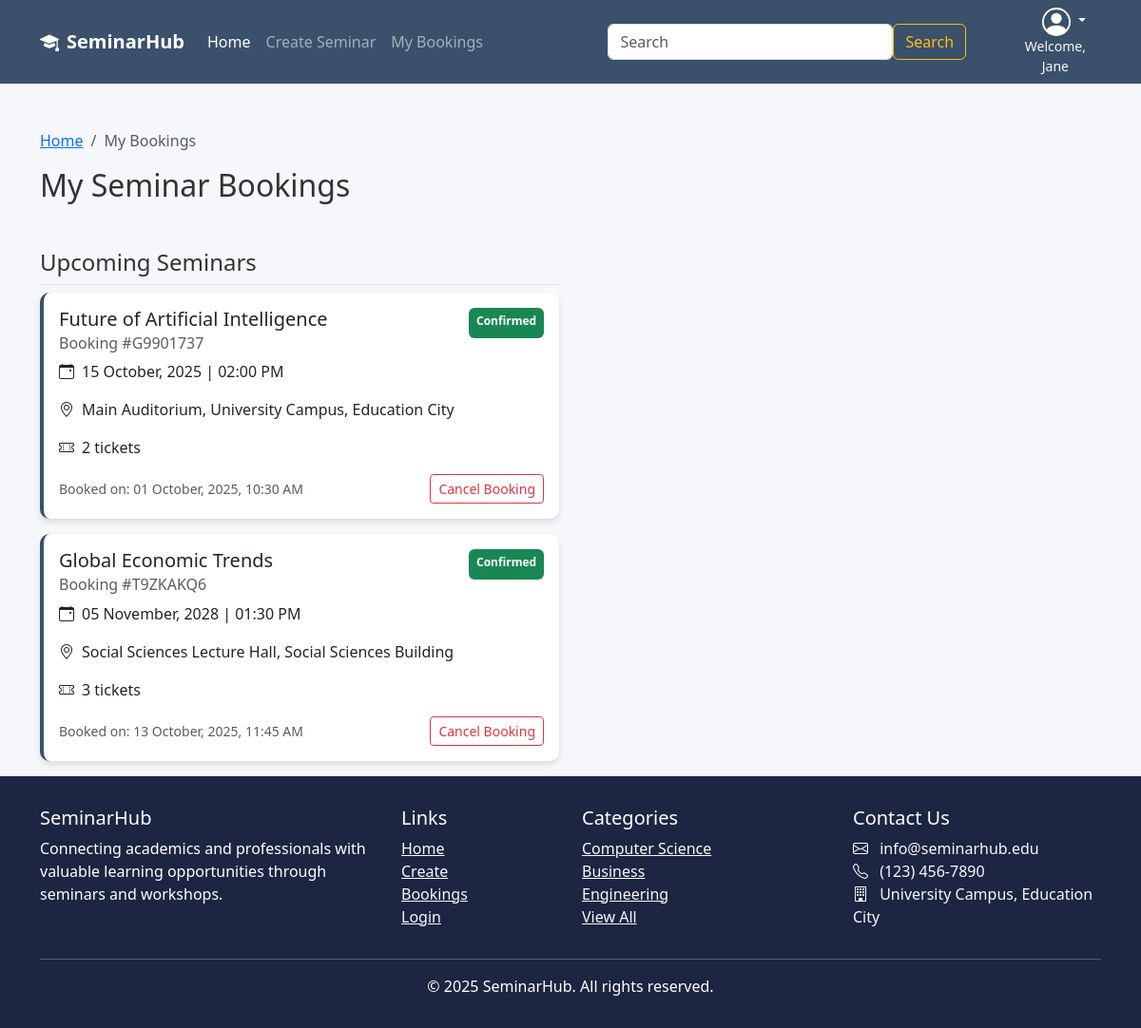
The app's page /bookings (signed in), older data.
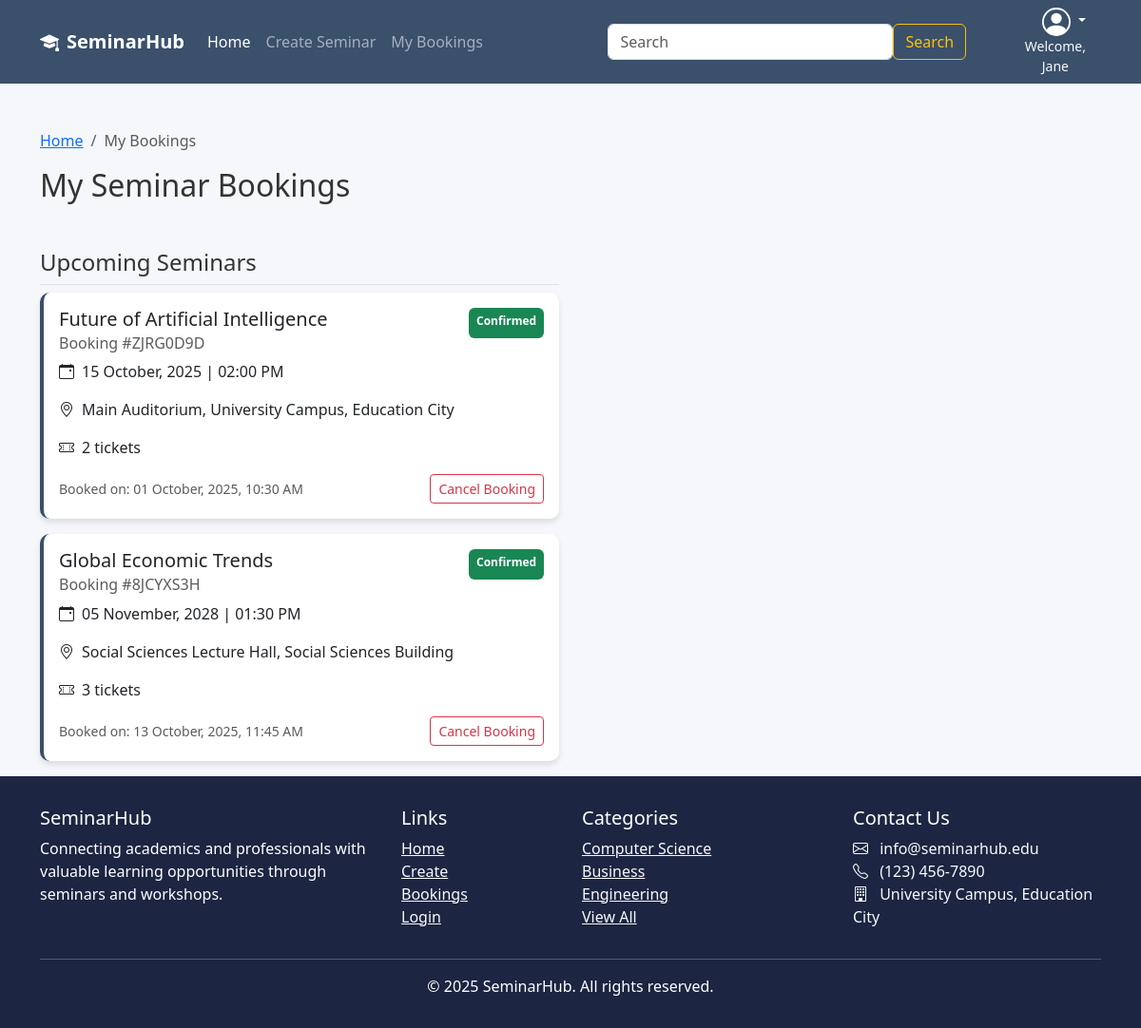
The same page, newer data.
### SeminarHub/models.py (models this page shows, shortened)
class User(db.Model, UserMixin):
    __tablename__ = 'users'
    id = db.Column(db.Integer, primary_key=True)
    first_name = db.Column(db.String(64), index=True)
    last_name  = db.Column(db.String(64), index=True)
    email      = db.Column(db.String(64), unique=True)
    password_hash = db.Column(db.String(256), nullable=False)
    number     = db.Column(db.String(64), nullable=False)
    address    = db.Column(db.String(256), nullable=False)
    bookings      = db.relationship("Booking", back_populates="user")
    comments      = db.relationship("Comment", back_populates="user")
    owned_events  = db.relationship("Event",   back_populates="owner")

class Booking(db.Model):
    __tablename__ = 'bookings'
    id             = db.Column(db.Integer, primary_key=True)
    booking_number = db.Column(db.String(32), index=True, unique=True)
    quantity       = db.Column(db.Integer, index=True, nullable=False)
    booking_date   = db.Column(db.DateTime, nullable=False, default=datetime.utcnow)
    status         = db.Column(db.String(32), default="Confirmed")
    user_id  = db.Column(db.Integer, db.ForeignKey("users.id"))
    event_id = db.Column(db.Integer, db.ForeignKey("events.id"))
    user  = db.relationship("User",  back_populates="bookings")
    event = db.relationship("Event", back_populates="bookings")

class Event(db.Model):
    __tablename__ = "events"
    id          = db.Column(db.Integer, primary_key=True)
    title       = db.Column(db.String(150), nullable=False)
    description = db.Column(db.Text, nullable=False)
    category    = db.Column(db.String(64))
    location    = db.Column(db.String(120))
    capacity    = db.Column(db.Integer, default=0)
    status      = db.Column(db.String(16), default="Open")
    start_dt    = db.Column(db.DateTime, nullable=False)
    end_dt      = db.Column(db.DateTime, nullable=False)
    image_url   = db.Column(db.String(255))
    speaker     = db.Column(db.String(120))
    speaker_bio = db.Column(db.Text)
    owner_user_id = db.Column(db.Integer, db.ForeignKey("users.id"))
    owner         = db.relationship("User", back_populates="owned_events")
    comments = db.relationship(
        "Comment",
        back_populates="event",
        cascade="all, delete-orphan",
        order_by="desc(Comment.created_at)"
    )
    bookings = db.relationship(
        "Booking",
        back_populates="event",
        cascade="all, delete-orphan"
    )
    orders = db.relationship(
        "Order",
        back_populates="event",
        cascade="all, delete-orphan"
    )

### SeminarHub/booking/booking.py (the view)
@booking_bp.route('/bookings')
@login_required
def booking():
    confirmed_bookings = Booking.query.filter(
        Booking.status == "Confirmed",
        Booking.user_id == current_user.id
    ).all()
    completed_bookings = Booking.query.filter(
        Booking.status == "Completed",
        Booking.user_id == current_user.id
    ).all()
    cancelled_bookings = Booking.query.filter(
        Booking.status == "Cancelled",
        Booking.user_id == current_user.id
    ).all()
    return render_template(
        'bookings.html',
        confirmed_bookings=confirmed_bookings,
        completed_bookings=completed_bookings,
        cancelled_bookings=cancelled_bookings,
        heading='My Bookings | '
    )

### SeminarHub/booking/templates/bookings.html (shortened to what this page needs)
{% extends 'base.html' %}
{% block content %}
<div class="container mt-4">
    <nav aria-label="breadcrumb">
        <ol class="breadcrumb">
            <li class="breadcrumb-item"><a href="{{ url_for('main.index') }}">Home</a></li>
            <li class="breadcrumb-item active" aria-current="page">My Bookings</li>
        </ol>
    </nav>
    <h2 class="mb-5">My Seminar Bookings</h2>
    {% if confirmed_bookings or completed_bookings or cancelled_bookings %}
    <div class="row">
        {% if confirmed_bookings %}
        <div class="col-lg-6">
            <h4 class="border-bottom pb-2">Upcoming Seminars</h4>
            {% for booking in confirmed_bookings %}
            <div class="card booking-card mb-3">
                <div class="card-body">
                    <div class="d-flex justify-content-between">
                        <h5 class="card-title">{{booking.event.title}}</h5>
                        <span class="badge bg-success py-2">{{booking.status}}</span>
                    </div>
                    <h6 class="card-subtitle mb-2 text-muted">Booking #{{booking.booking_number}}</h6>
                    <p class=""><i class="bi bi-calendar-event me-2"></i>{{booking.event.start_dt.strftime("%d %B, %Y | %I:%M %p")}}</p>
                    <p class=""><i class="bi bi-geo-alt me-2"></i>{{booking.event.location}}</p>
                    <p class=""><i class="bi bi-ticket-perforated me-2"></i>{{booking.quantity}} ticket{% if booking.quantity > 1 %}s{% endif %}</p>
                    <div class="d-flex justify-content-between align-items-center">
                        <small class="text-muted">Booked on: {{booking.booking_date.strftime("%d %B, %Y, %I:%M %p")}}</small>
                        <form method="POST" action="{{ url_for('booking.cancel_booking', booking_id=booking.id) }}" onsubmit="return confirm('Are you sure you want to cancel this booking?');">
                            <button type="submit" class="btn btn-sm btn-outline-danger">Cancel Booking</button>
                        </form>
                    </div>
                </div>
            </div>
            {% endfor %}
        </div>
        {% endif %}
    </div>
    {% endif %}
</div>
{% endblock %}

### SeminarHub/templates/base.html (shortened to what this page needs)
<!DOCTYPE html>
<html lang="en">
<head>
  <link href="https://cdn.jsdelivr.net/npm/bootstrap@5.3.0/dist/css/bootstrap.min.css" rel="stylesheet">
  <link rel="stylesheet" href="https://cdn.jsdelivr.net/npm/bootstrap-icons@1.10.0/font/bootstrap-icons.css">
  <link rel="stylesheet" href="{{ url_for('static', filename='style/stylesheet.css') }}">
</head>
<body class="d-flex flex-column min-vh-100">
  <header>
    {% include "_navigation.html" %}
  </header>
  <main class="flex-fill">
    {% block content %}{% endblock %}
  </main>
  {% include "_footer.html" %}
</body>
</html>

### SeminarHub/templates/_navigation.html (shortened to what this page needs)
<nav class="navbar navbar-expand-lg navbar-dark sticky-top mb-3">
    <div class="container">
        <a class="navbar-brand fw-bold" href="{{ url_for('main.index') }}">
            <i class="bi bi-mortarboard-fill me-2"></i>SeminarHub
        </a>
        {% if current_user.is_authenticated %}
        <div class="ms-auto order-lg-last text-end">
            <div class="dropdown pe-3">
                <a href="#" class="d-block link-body-emphasis text-decoration-none dropdown-toggle text-light" data-bs-toggle="dropdown" aria-expanded="false">
                </a>
                <small class="d-block text-center text-light">Welcome, <br> {{ current_user.first_name }}</small>
            </div>
        </div>
        {% endif %}
        <div class="collapse navbar-collapse" id="navbarNav">
            <ul class="navbar-nav me-auto">
                <li class="nav-item">
                    <a class="nav-link active" href="{{ url_for('main.index') }}">Home</a>
                </li>
                <li class="nav-item">
                    <a class="nav-link" href="{{url_for('event.create')}}">Create Seminar</a>
                </li>
                <li class="nav-item">
                    <a class="nav-link" href="{{url_for('booking.booking')}}">My Bookings</a>
                </li>
            </ul>
            <form class="form d-flex mx-auto" action="{{ url_for('main.search') }}" method="GET" >
                <input class="form-control" name="search" type="search" placeholder="Search" aria-label="Search" style="min-width: 300px;">
                <button class="btn btn-outline-warning " type="submit">Search</button>
            </form>
        </div>
    </div>
</nav>

### SeminarHub/templates/_footer.html
<footer class="mt-auto">
  <div class="container">
    <div class="row">
      <div class="col-md-4">
        <h5>SeminarHub</h5>
        <p>Connecting academics and professionals with valuable learning opportunities through seminars and workshops.</p>
      </div>
      <div class="col-md-2">
        <h5>Links</h5>
        <ul class="list-unstyled">
          <li><a href="{{ url_for('main.index') }}" class="text-light">Home</a></li>
          <li><a href="{{ url_for('event.create') }}" class="text-light">Create</a></li>
          <li><a href="{{ url_for('booking.booking') }}" class="text-light">Bookings</a></li>
          <li><a href="#" class="text-light">Login</a></li>
        </ul>
      </div>
      <div class="col-md-3">
        <h5>Categories</h5>
        <ul class="list-unstyled">
          <li><a href="#" class="text-light">Computer Science</a></li>
          <li><a href="#" class="text-light">Business</a></li>
          <li><a href="#" class="text-light">Engineering</a></li>
          <li><a href="#" class="text-light">View All</a></li>
        </ul>
      </div>
      <div class="col-md-3">
        <h5>Contact Us</h5>
        <address class="text-light mb-0">
          <i class="bi bi-envelope me-2"></i> info@seminarhub.edu<br>
          <i class="bi bi-telephone me-2"></i> (123) 456-7890<br>
          <i class="bi bi-building me-2"></i> University Campus, Education City
        </address>
      </div>
    </div>
    <hr class="bg-light">
    <div class="text-center">
      <p class="mb-0">© {{ current_year or 2025 }} SeminarHub. All rights reserved.</p>
    </div>
  </div>
</footer>

### SeminarHub/static/style/stylesheet.css (style rules this page uses)
:root { --primary: #3a506b; --secondary: #5bc0be; --light: #f8f9fa; --dark: #1c2541; --accent: #e07a5f; }
html, body { min-height: 100%; margin: 0; padding: 0; }
body { font-family: 'Segoe UI', Tahoma, Geneva, Verdana, sans-serif; background-color: #f5f7fa; color: #333; }
.navbar { background-color: var(--primary); }
footer { background-color: var(--dark); color: white; padding: 2rem 0; margin-top: 3rem; }
.card { border: none; border-radius: 10px; box-shadow: 0 4px 6px rgba(0, 0, 0, 0.1); transition: transform 0.3s ease; }
.booking-card { border-left: 4px solid var(--primary); transition: transform 0.2s; }

Row changes from the older to the newer data that the page shows:
changed Booking "Future of Artificial Intelligence": booking_number "G9901737" → "ZJRG0D9D"
changed Booking "Global Economic Trends": booking_number "T9ZKAKQ6" → "8JCYXS3H"
